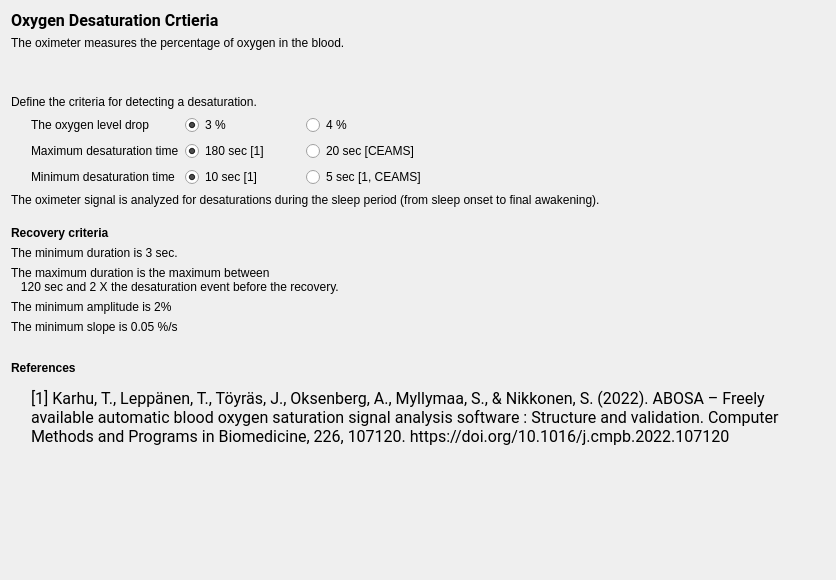
<?xml version="1.0" encoding="UTF-8"?>
<ui version="4.0">
 <class>DetectionSettings</class>
 <widget class="QWidget" name="DetectionSettings">
  <property name="geometry">
   <rect>
    <x>0</x>
    <y>0</y>
    <width>836</width>
    <height>580</height>
   </rect>
  </property>
  <property name="windowTitle">
   <string/>
  </property>
  <property name="styleSheet">
   <string notr="true">font: 12pt &quot;Roboto&quot;;</string>
  </property>
  <layout class="QVBoxLayout" name="verticalLayout">
   <item>
    <widget class="QLabel" name="label">
     <property name="font">
      <font>
       <family>Roboto</family>
       <pointsize>12</pointsize>
       <italic>false</italic>
       <bold>false</bold>
      </font>
     </property>
     <property name="text">
      <string>&lt;html&gt;&lt;head/&gt;&lt;body&gt;&lt;p&gt;&lt;span style=&quot; font-weight:600;&quot;&gt;Oxygen Desaturation Crtieria&lt;/span&gt;&lt;/p&gt;&lt;/body&gt;&lt;/html&gt;</string>
     </property>
    </widget>
   </item>
   <item>
    <widget class="QLabel" name="label_3">
     <property name="text">
      <string>The oximeter measures the percentage of oxygen in the blood.</string>
     </property>
    </widget>
   </item>
   <item>
    <layout class="QHBoxLayout" name="horizontalLayout_2">
     <item>
      <widget class="QLabel" name="label_pic">
       <property name="maximumSize">
        <size>
         <width>16777215</width>
         <height>330</height>
        </size>
       </property>
       <property name="text">
        <string/>
       </property>
      </widget>
     </item>
     <item>
      <spacer name="horizontalSpacer_4">
       <property name="orientation">
        <enum>Qt::Orientation::Horizontal</enum>
       </property>
       <property name="sizeHint" stdset="0">
        <size>
         <width>40</width>
         <height>20</height>
        </size>
       </property>
      </spacer>
     </item>
    </layout>
   </item>
   <item>
    <spacer name="verticalSpacer_4">
     <property name="orientation">
      <enum>Qt::Orientation::Vertical</enum>
     </property>
     <property name="sizeType">
      <enum>QSizePolicy::Policy::Fixed</enum>
     </property>
     <property name="sizeHint" stdset="0">
      <size>
       <width>20</width>
       <height>13</height>
      </size>
     </property>
    </spacer>
   </item>
   <item>
    <widget class="QLabel" name="label_6">
     <property name="text">
      <string>Define the criteria for detecting a desaturation.</string>
     </property>
    </widget>
   </item>
   <item>
    <layout class="QGridLayout" name="gridLayout">
     <item row="0" column="1">
      <widget class="QLabel" name="label_2">
       <property name="minimumSize">
        <size>
         <width>120</width>
         <height>0</height>
        </size>
       </property>
       <property name="text">
        <string>The oxygen level drop</string>
       </property>
      </widget>
     </item>
     <item row="1" column="3">
      <widget class="QRadioButton" name="radioButton_20s">
       <property name="minimumSize">
        <size>
         <width>115</width>
         <height>0</height>
        </size>
       </property>
       <property name="text">
        <string>20 sec [CEAMS]</string>
       </property>
       <attribute name="buttonGroup">
        <string notr="true">buttonGroup_2</string>
       </attribute>
      </widget>
     </item>
     <item row="0" column="2">
      <widget class="QRadioButton" name="radioButton_3perc">
       <property name="text">
        <string>3 %</string>
       </property>
       <property name="checked">
        <bool>true</bool>
       </property>
       <attribute name="buttonGroup">
        <string notr="true">buttonGroup</string>
       </attribute>
      </widget>
     </item>
     <item row="1" column="4">
      <spacer name="horizontalSpacer_10">
       <property name="orientation">
        <enum>Qt::Orientation::Horizontal</enum>
       </property>
       <property name="sizeHint" stdset="0">
        <size>
         <width>118</width>
         <height>20</height>
        </size>
       </property>
      </spacer>
     </item>
     <item row="0" column="4">
      <spacer name="horizontalSpacer_9">
       <property name="orientation">
        <enum>Qt::Orientation::Horizontal</enum>
       </property>
       <property name="sizeHint" stdset="0">
        <size>
         <width>40</width>
         <height>20</height>
        </size>
       </property>
      </spacer>
     </item>
     <item row="2" column="3">
      <widget class="QRadioButton" name="radioButton_hold_5s">
       <property name="text">
        <string>5 sec [1, CEAMS]</string>
       </property>
       <attribute name="buttonGroup">
        <string notr="true">buttonGroup_3</string>
       </attribute>
      </widget>
     </item>
     <item row="2" column="1">
      <widget class="QLabel" name="label_4">
       <property name="minimumSize">
        <size>
         <width>120</width>
         <height>0</height>
        </size>
       </property>
       <property name="text">
        <string>Minimum desaturation time</string>
       </property>
      </widget>
     </item>
     <item row="0" column="3">
      <widget class="QRadioButton" name="radioButton_4perc">
       <property name="text">
        <string>4 %</string>
       </property>
       <attribute name="buttonGroup">
        <string notr="true">buttonGroup</string>
       </attribute>
      </widget>
     </item>
     <item row="2" column="4">
      <spacer name="horizontalSpacer_11">
       <property name="orientation">
        <enum>Qt::Orientation::Horizontal</enum>
       </property>
       <property name="sizeHint" stdset="0">
        <size>
         <width>108</width>
         <height>18</height>
        </size>
       </property>
      </spacer>
     </item>
     <item row="1" column="1">
      <widget class="QLabel" name="label_17">
       <property name="text">
        <string>Maximum desaturation time</string>
       </property>
      </widget>
     </item>
     <item row="1" column="2">
      <widget class="QRadioButton" name="radioButton_180s">
       <property name="minimumSize">
        <size>
         <width>115</width>
         <height>0</height>
        </size>
       </property>
       <property name="text">
        <string>180 sec [1]</string>
       </property>
       <property name="checked">
        <bool>true</bool>
       </property>
       <attribute name="buttonGroup">
        <string notr="true">buttonGroup_2</string>
       </attribute>
      </widget>
     </item>
     <item row="2" column="2">
      <widget class="QRadioButton" name="radioButton_hold_10s">
       <property name="text">
        <string>10 sec [1]</string>
       </property>
       <property name="checked">
        <bool>true</bool>
       </property>
       <attribute name="buttonGroup">
        <string notr="true">buttonGroup_3</string>
       </attribute>
      </widget>
     </item>
     <item row="0" column="0">
      <spacer name="horizontalSpacer_3">
       <property name="orientation">
        <enum>Qt::Orientation::Horizontal</enum>
       </property>
       <property name="sizeType">
        <enum>QSizePolicy::Policy::Fixed</enum>
       </property>
       <property name="sizeHint" stdset="0">
        <size>
         <width>20</width>
         <height>20</height>
        </size>
       </property>
      </spacer>
     </item>
    </layout>
   </item>
   <item>
    <widget class="QLabel" name="label_7">
     <property name="text">
      <string>The oximeter signal is analyzed for desaturations during the sleep period (from sleep onset to final awakening).</string>
     </property>
    </widget>
   </item>
   <item>
    <spacer name="verticalSpacer_6">
     <property name="orientation">
      <enum>Qt::Orientation::Vertical</enum>
     </property>
     <property name="sizeType">
      <enum>QSizePolicy::Policy::Fixed</enum>
     </property>
     <property name="sizeHint" stdset="0">
      <size>
       <width>20</width>
       <height>13</height>
      </size>
     </property>
    </spacer>
   </item>
   <item>
    <widget class="QLabel" name="label_10">
     <property name="text">
      <string>&lt;html&gt;&lt;head/&gt;&lt;body&gt;&lt;p&gt;&lt;span style=&quot; font-weight:700;&quot;&gt;Recovery criteria&lt;/span&gt;&lt;/p&gt;&lt;/body&gt;&lt;/html&gt;</string>
     </property>
    </widget>
   </item>
   <item>
    <widget class="QLabel" name="label_9">
     <property name="text">
      <string>The minimum duration is 3 sec.</string>
     </property>
    </widget>
   </item>
   <item>
    <widget class="QLabel" name="label_12">
     <property name="text">
      <string>The maximum duration is the maximum between
   120 sec and 2 X the desaturation event before the recovery.</string>
     </property>
    </widget>
   </item>
   <item>
    <widget class="QLabel" name="label_11">
     <property name="text">
      <string>The minimum amplitude is 2%</string>
     </property>
    </widget>
   </item>
   <item>
    <widget class="QLabel" name="label_13">
     <property name="text">
      <string>The minimum slope is 0.05 %/s</string>
     </property>
    </widget>
   </item>
   <item>
    <spacer name="verticalSpacer">
     <property name="orientation">
      <enum>Qt::Orientation::Vertical</enum>
     </property>
     <property name="sizeType">
      <enum>QSizePolicy::Policy::Fixed</enum>
     </property>
     <property name="sizeHint" stdset="0">
      <size>
       <width>20</width>
       <height>13</height>
      </size>
     </property>
    </spacer>
   </item>
   <item>
    <widget class="QLabel" name="label_8">
     <property name="minimumSize">
      <size>
       <width>0</width>
       <height>30</height>
      </size>
     </property>
     <property name="text">
      <string>&lt;html&gt;&lt;head/&gt;&lt;body&gt;&lt;p&gt;&lt;span style=&quot; font-weight:600;&quot;&gt;References&lt;/span&gt;&lt;/p&gt;&lt;/body&gt;&lt;/html&gt;</string>
     </property>
    </widget>
   </item>
   <item>
    <layout class="QHBoxLayout" name="horizontalLayout_3">
     <item>
      <spacer name="horizontalSpacer_2">
       <property name="orientation">
        <enum>Qt::Orientation::Horizontal</enum>
       </property>
       <property name="sizeType">
        <enum>QSizePolicy::Policy::Fixed</enum>
       </property>
       <property name="sizeHint" stdset="0">
        <size>
         <width>20</width>
         <height>20</height>
        </size>
       </property>
      </spacer>
     </item>
     <item>
      <layout class="QVBoxLayout" name="verticalLayout_2">
       <item>
        <widget class="QLabel" name="label_5">
         <property name="font">
          <font>
           <family>Roboto</family>
           <pointsize>12</pointsize>
           <italic>false</italic>
           <bold>false</bold>
          </font>
         </property>
         <property name="text">
          <string>[1] Karhu, T., Leppänen, T., Töyräs, J., Oksenberg, A., Myllymaa, S., &amp; Nikkonen, S. (2022). ABOSA – Freely available automatic blood oxygen saturation signal analysis software : Structure and validation. Computer Methods and Programs in Biomedicine, 226, 107120. https://doi.org/10.1016/j.cmpb.2022.107120
</string>
         </property>
         <property name="wordWrap">
          <bool>true</bool>
         </property>
        </widget>
       </item>
      </layout>
     </item>
    </layout>
   </item>
   <item>
    <spacer name="verticalSpacer_7">
     <property name="orientation">
      <enum>Qt::Orientation::Vertical</enum>
     </property>
     <property name="sizeType">
      <enum>QSizePolicy::Policy::Expanding</enum>
     </property>
     <property name="sizeHint" stdset="0">
      <size>
       <width>20</width>
       <height>139</height>
      </size>
     </property>
    </spacer>
   </item>
  </layout>
 </widget>
 <resources>
  <include location="../../../../../snooz-toolbox/src/main/python/ui/themes/themes.qrc"/>
 </resources>
 <connections/>
 <buttongroups>
  <buttongroup name="buttonGroup_2"/>
  <buttongroup name="buttonGroup"/>
  <buttongroup name="buttonGroup_3"/>
 </buttongroups>
</ui>
